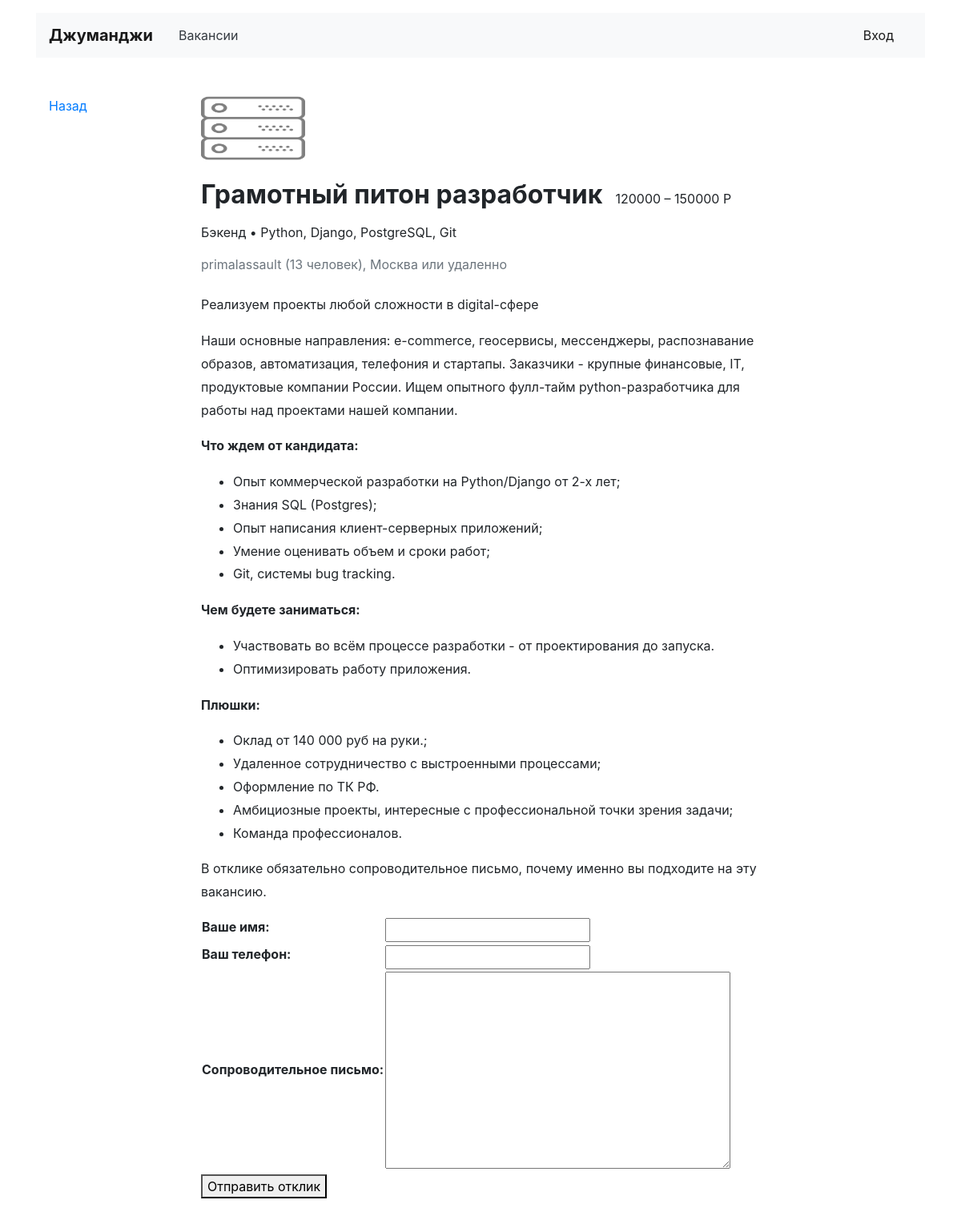
The page /vacancies/10 on the database as committed earlier.
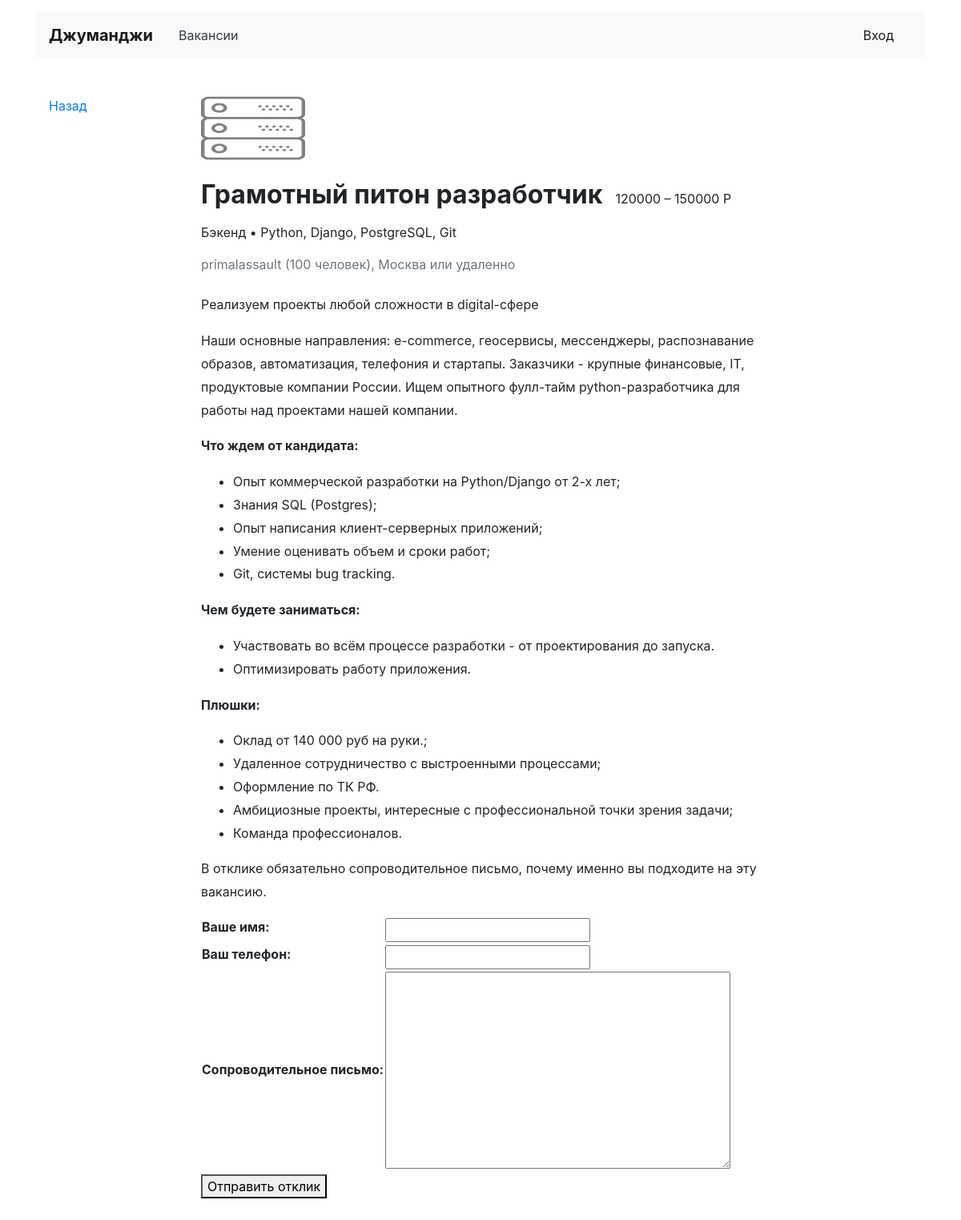
The same page on the database as committed later.
### vacancy/models.py (models this page shows, shortened)
class Vacancy(models.Model):
    title = models.CharField(max_length=120)
    specialty = models.ForeignKey(Specialty, on_delete=models.CASCADE, related_name='vacancies')
    company = models.ForeignKey(Company, on_delete=models.CASCADE, related_name='vacancies')
    skills = models.CharField(max_length=120)
    description = models.TextField()
    salary_min = models.IntegerField()
    salary_max = models.IntegerField()
    published_at = models.DateField()

class Company(models.Model):
    name = models.CharField(max_length=120)
    location = models.CharField(max_length=120)
    logo = models.ImageField(upload_to=MEDIA_COMPANY_IMAGE_DIR)
    description = models.TextField()
    employee_count = models.IntegerField()
    owner = models.OneToOneField(User, on_delete=models.CASCADE)

class Specialty(models.Model):
    code = models.CharField(max_length=20)
    title = models.CharField(max_length=120)
    picture = models.ImageField(upload_to=MEDIA_SPECIALITY_IMAGE_DIR)

### vacancy/views.py (the view)
# urls.py: path('vacancies/<int:vacancy_pk>', vacancy_view, name='vacancy'),
def vacancy_view(request, vacancy_pk):
    vacancy = get_object_or_404(Vacancy, pk=vacancy_pk)
    if request.method == 'POST':
        form = SendApplicationsForm(request.POST)
        if form.is_valid():
            application = form.save(commit=False)
            form.instance.user = request.user
            form.instance.vacancy = vacancy
            application.save()
            return redirect('send_applications', vacancy.id)
    else:
        form = SendApplicationsForm()
    return render(request, 'vacancy.html', context={
        'vacancy': vacancy,
        'form': form
    })

### vacancy/forms.py
class SendApplicationsForm(forms.ModelForm):
    class Meta:
        model = Application
        fields = ('written_username', 'written_phone', 'written_cover_letter')
        labels = {
            'written_username': 'Ваше имя',
            'written_phone': 'Ваш телефон',
            'written_cover_letter': 'Сопроводительное письмо',
        }

### vacancy/templates/vacancy.html (shortened to what this page needs)
{% extends 'base.html' %}
{% block container %}
  <main class="container mt-3 pb-5">
    <div class="row mt-5">
      <div class="col-12 col-lg-2">
        <div class="pl-3 mb-5">
          <p><a href="{% url 'vacancies' %}">Назад</a></p>
        </div>
      </div>
      <div class="col-12 col-lg-8">
        <section class="pl-3">
          <a href="#"><img src="{{ vacancy.specialty.picture.url }}" width="130" height="80" alt=""></a>
          <div class="d-flex align-items-baseline align-content-baseline">
            <h1 class="h2 mt-4 font-weight-bold" >{{vacancy.title}}</h1>
            <p class="m-0 pl-3">{{ vacancy.salary_min }} – {{ vacancy.salary_max }} Р</p>
          </div>
          <p class="mt-2">{{vacancy.specialty.title}} • {{ vacancy.skills }} </p>
          <p class="text-muted mb-4">{{vacancy.company.name}} ({{vacancy.company.employee_count}} человек), {{vacancy.company.location}} или удаленно</p>
          <div style="line-height: 1.8;">
            <p>{{vacancy.company.description}}</p>
            {{vacancy.description|safe}}
          </div>
         <form method="post" action="">
          <table>{{ form.as_table }}</table>
          <button type="submit">Отправить отклик</button>
         </form>
        </section>
      </div>
    </div>
  </main>
{% endblock %}

Rows that differ between the two databases and show on the page:
changed through a linked row, Vacancy "Грамотный питон разработчик": company.employee_count "13" → "100"
